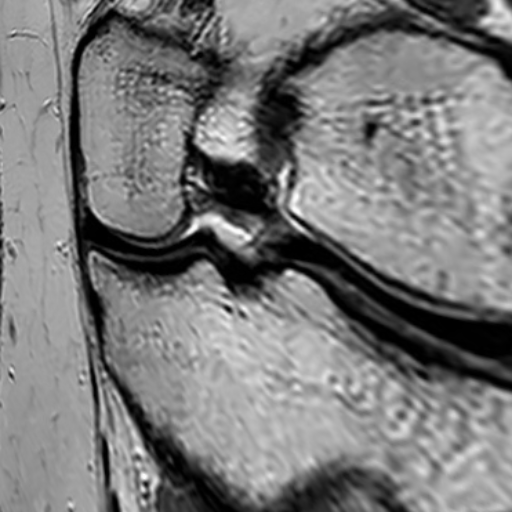
#> input picture real data for knee/KneeMRI-Meniscus-Dataset/Augmented/0/A10_03aa8ce8-220b5676-bc47-45fd-a96e-87a9adf047c8.png, 512 x 512 px; its folder holds only this picture in this run
$ python train_meniscus.py   (older library calls are emulated)
#> lines starting #> are read from the running program, lines starting #| are printed output that depends on the picture
### knee_mri/knee_mri_segmentation/src/meniscus_features.py
#!/usr/bin/env python3
"""
Feature extraction for meniscus tear binary classification.

20 features total:
  - 15 generic texture/statistical features (work on any grayscale MRI)
  - 5 meniscus-specific features targeting signal voids, regional asymmetry,
    center vs peripheral brightness, and local inhomogeneity

Importable by both train_meniscus.py and app.py.
"""

import cv2
import numpy as np
from scipy import stats
from skimage.feature import graycomatrix, graycoprops

TARGET_SIZE = 256  # all images resized to this before feature extraction

FEATURE_NAMES = [
    # generic
    "mean_intensity",
    "std_intensity",
    "skew_intensity",
    "kurt_intensity",
    "laplacian_var",
    "fft_mean",
    "edge_density",
    "contrast",
    "homogeneity",
    "energy",
    "correlation",
    "entropy",
    "mean_gradient",
    "hist_peak_pos",
    "hist_spread",
    # meniscus-specific
    "signal_void_ratio",
    "regional_asymmetry",
    "center_brightness",
    "peripheral_brightness",
    "local_inhomogeneity",
]


def load_gray(path: str) -> np.ndarray:
    """Load image as uint8 grayscale, resized to TARGET_SIZE x TARGET_SIZE."""
    img = cv2.imread(str(path), cv2.IMREAD_GRAYSCALE)
#> img is the input picture: shape (512, 512); min 0, max 254, mean 123.3
    if img is None:
        raise ValueError(f"Cannot read image: {path}")
    return cv2.resize(img, (TARGET_SIZE, TARGET_SIZE), interpolation=cv2.INTER_AREA)


def extract_features(img: np.ndarray) -> np.ndarray:
    """
    Extract 20 features from a uint8 grayscale image (any size).
    Returns a 1-D float32 array of length 20.

    If img is not already 256x256, it is resized internally so the
    regional features are consistent across images.
    """
    if img.shape != (TARGET_SIZE, TARGET_SIZE):
        img = cv2.resize(img, (TARGET_SIZE, TARGET_SIZE), interpolation=cv2.INTER_AREA)

    img_f = img.astype(np.float32)
    flat = img_f.ravel()

    # ── 1-4: Intensity statistics ──────────────────────────────────────────
    mean_int = float(np.mean(flat))
#> mean_int = 123.4
    std_int = float(np.std(flat))
#> std_int = 55.68
    skew_int = float(stats.skew(flat))
#> skew_int = -0.875
    kurt_int = float(stats.kurtosis(flat))
#> kurt_int = -0.363

    # ── 5: Laplacian variance (sharpness / structural detail) ──────────────
    lap = cv2.Laplacian(img, cv2.CV_64F)
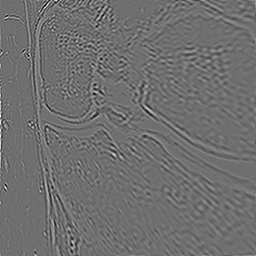
#> lap: shape (256, 256) float64; min -172, max 221, mean 0.1; drawn with min black and max white
    lap_var = float(lap.var())
#> lap_var = 481.9

    # ── 6: FFT mean (frequency content) ────────────────────────────────────
    fft_mag = np.abs(np.fft.fftshift(np.fft.fft2(img_f)))
    fft_mean = float(np.mean(np.log1p(fft_mag)))
#> fft_mean = 6.69

    # ── 7: Edge density (Canny) ─────────────────────────────────────────────
    edges = cv2.Canny(img, 30, 100)
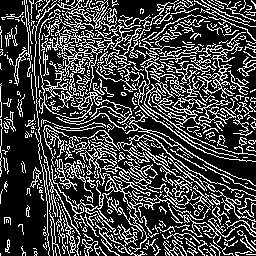
#> edges: shape (256, 256); 26.4% white in thin lines or dots
    edge_density = float(edges.mean())
#> edge_density = 67.42

    # ── 8-11: GLCM texture (contrast, homogeneity, energy, correlation) ────
    # Quantize to 64 levels to keep GLCM tractable
    img_q = (img // 4).astype(np.uint8)
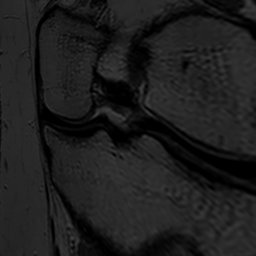
#> img_q: shape (256, 256); min 0, max 62, mean 30.5
    glcm = graycomatrix(img_q, distances=[1], angles=[0, np.pi / 4, np.pi / 2],
                        levels=64, symmetric=True, normed=True)
    contrast = float(graycoprops(glcm, "contrast").mean())
#> contrast = 15.13
    homogeneity = float(graycoprops(glcm, "homogeneity").mean())
#> homogeneity = 0.418
    energy = float(graycoprops(glcm, "energy").mean())
#> energy = 0.073
    correlation = float(graycoprops(glcm, "correlation").mean())
#> correlation = 0.961

    # ── 12: Entropy ─────────────────────────────────────────────────────────
    hist, _ = np.histogram(flat, bins=256, range=(0, 255))
#> hist = 256 values, max 1142 at index 1, min 0 at index 228, mean 256
    hist_norm = hist / (hist.sum() + 1e-9)
#> hist_norm = 256 values, max 0.0174 at index 1, min 0 at index 228, mean 0.00391
    entropy = float(-np.sum(hist_norm * np.log2(hist_norm + 1e-9)))
#> entropy = 7.36

    # ── 13: Mean gradient magnitude ─────────────────────────────────────────
    gx = cv2.Sobel(img_f, cv2.CV_32F, 1, 0, ksize=3)
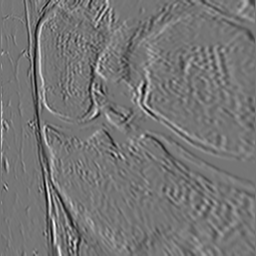
#> gx: shape (256, 256) float32; min -619, max 722, mean -0.4; drawn with min black and max white
    gy = cv2.Sobel(img_f, cv2.CV_32F, 0, 1, ksize=3)
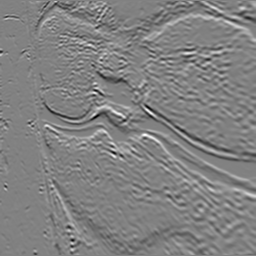
#> gy: shape (256, 256) float32; min -674, max 651, mean -0.7; drawn with min black and max white
    mean_grad = float(np.sqrt(gx ** 2 + gy ** 2).mean())
#> mean_grad = 96.68

    # ── 14-15: Histogram peak and spread ────────────────────────────────────
    hist_peak_pos = float(np.argmax(hist)) / 255.0
#> hist_peak_pos = 0.00392
    q25, q75 = float(np.percentile(flat, 25)), float(np.percentile(flat, 75))
#> q25 = 90; q75 = 163
    hist_spread = (q75 - q25) / 255.0
#> hist_spread = 0.286

    # ── 16: Signal void ratio (dark pixels < 30 → tears appear dark in T2) ─
    signal_void_ratio = float((img < 30).sum()) / flat.size
#> signal_void_ratio = 0.108

    # ── 17: Regional asymmetry (left vs right half) ─────────────────────────
    left = img_f[:, : TARGET_SIZE // 2].mean()
#> left = 123.8
    right = img_f[:, TARGET_SIZE // 2 :].mean()
#> right = 123.1
    regional_asymmetry = float(abs(left - right) / (mean_int + 1e-6))
#> regional_asymmetry = 0.00568

    # ── 18: Center brightness (central 50% crop) ────────────────────────────
    q = TARGET_SIZE // 4
    center_brightness = float(img_f[q : TARGET_SIZE - q, q : TARGET_SIZE - q].mean())
#> center_brightness = 117.1

    # ── 19: Peripheral brightness (outer 12% border) ────────────────────────
    border = TARGET_SIZE // 8
    mask = np.ones((TARGET_SIZE, TARGET_SIZE), dtype=bool)
    mask[border : TARGET_SIZE - border, border : TARGET_SIZE - border] = False
    peripheral_brightness = float(img_f[mask].mean())
#> peripheral_brightness = 127.5

    # ── 20: Local inhomogeneity (patch std / global std) ────────────────────
    patch = 32
    local_stds = []
    for r in range(0, TARGET_SIZE - patch + 1, patch):
        for c in range(0, TARGET_SIZE - patch + 1, patch):
            local_stds.append(img_f[r : r + patch, c : c + patch].std())
#> after the loop, local_stds = 64 values, max 80.89 at index 19, min 5.56 at index 48, mean 39.44
    local_inhomogeneity = float(np.mean(local_stds) / (std_int + 1e-6))
#> local_inhomogeneity = 0.708

    return np.array([
        mean_int, std_int, skew_int, kurt_int,
        lap_var, fft_mean, edge_density,
        contrast, homogeneity, energy, correlation, entropy,
        mean_grad, hist_peak_pos, hist_spread,
        signal_void_ratio, regional_asymmetry,
        center_brightness, peripheral_brightness, local_inhomogeneity,
    ], dtype=np.float32)

### knee_mri/knee_mri_segmentation/train_meniscus.py
#!/usr/bin/env python3
"""
Train a binary Random Forest classifier for meniscus tear detection.

Input data:  KneeMRI-Meniscus-Dataset/
               Original/0/  ← normal meniscus  (class 0)
               Original/1/  ← torn  meniscus   (class 1)
               Augmented/0/ ← augmented normals (used as extra training data)
               Augmented/1/ ← augmented torn    (used as extra training data)

Output:
  models/meniscus_rf.pkl     — trained RandomForestClassifier
  models/meniscus_scaler.pkl — fitted StandardScaler

Usage:
  python train_meniscus.py
  python train_meniscus.py --data /path/to/KneeMRI-Meniscus-Dataset
"""

import argparse
import os
import sys
from pathlib import Path

import joblib
import numpy as np
import pandas as pd
from sklearn.ensemble import RandomForestClassifier
from sklearn.metrics import (
    accuracy_score,
    classification_report,
    confusion_matrix,
    roc_auc_score,
)
from sklearn.model_selection import StratifiedShuffleSplit
from sklearn.preprocessing import StandardScaler
from tqdm import tqdm

ROOT = Path(__file__).parent
sys.path.insert(0, str(ROOT))
from src.meniscus_features import FEATURE_NAMES, extract_features, load_gray

DEFAULT_DATA = (
    Path(__file__).parent.parent.parent
    / "real data for knee"
    / "KneeMRI-Meniscus-Dataset"
)
MODELS_DIR = ROOT / "models"


def load_dataset(data_root: Path, use_augmented: bool = True):
    """
    Walk Original/{0,1} and (optionally) Augmented/{0,1}, extract features.
    Returns X (n x 20), y (n,), split_tag (n,) = 'original' or 'augmented'.
    """
    X, y, tags = [], [], []

    for split_name, is_aug in [("Original", False), ("Augmented", True)]:
        if is_aug and not use_augmented:
            continue
        for cls in [0, 1]:
            cls_dir = data_root / split_name / str(cls)
            if not cls_dir.exists():
                print(f"  WARNING: {cls_dir} not found, skipping")
                continue
            files = sorted(cls_dir.glob("*.png"))
            print(f"  {split_name}/class{cls}: {len(files)} images")
            for fpath in tqdm(files, desc=f"{split_name}/{cls}", leave=False):
                try:
                    img = load_gray(fpath)
                    feat = extract_features(img)
#> feat = 20 values, max 481.9 at index 4, min -0.875 at index 2, mean 55.01
                    X.append(feat)
                    y.append(cls)
                    tags.append("augmented" if is_aug else "original")
                except Exception as e:
                    print(f"    skip {fpath.name}: {e}")

    return np.array(X, dtype=np.float32), np.array(y, dtype=np.int32), np.array(tags)


def main():
    parser = argparse.ArgumentParser(description="Train meniscus tear binary classifier.")
    parser.add_argument("--data", default=str(DEFAULT_DATA), help="Path to KneeMRI-Meniscus-Dataset")
    parser.add_argument("--no-augmented", action="store_true", help="Skip augmented images")
    parser.add_argument("--n-estimators", type=int, default=300)
    parser.add_argument("--seed", type=int, default=42)
    args = parser.parse_args()

    data_root = Path(args.data)
    if not data_root.exists():
        print(f"ERROR: Dataset not found at {data_root}")
        print("Pass the correct path via --data")
        sys.exit(1)

    MODELS_DIR.mkdir(exist_ok=True)

    print(f"\nLoading dataset from: {data_root}")
    X, y, tags = load_dataset(data_root, use_augmented=not args.no_augmented)
    print(f"\nTotal: {len(X)} samples | class 0 (normal): {(y==0).sum()} | class 1 (torn): {(y==1).sum()}")

    # ── Split: use Original for train/val/test; Augmented added to train only ──
    orig_mask = tags == "original"
    X_orig, y_orig = X[orig_mask], y[orig_mask]
    X_aug,  y_aug  = X[~orig_mask], y[~orig_mask]

    # Stratified 70/15/15 split on Original
    sss1 = StratifiedShuffleSplit(n_splits=1, test_size=0.30, random_state=args.seed)
#> (the run stopped early here; a loop or call above may not have finished)
